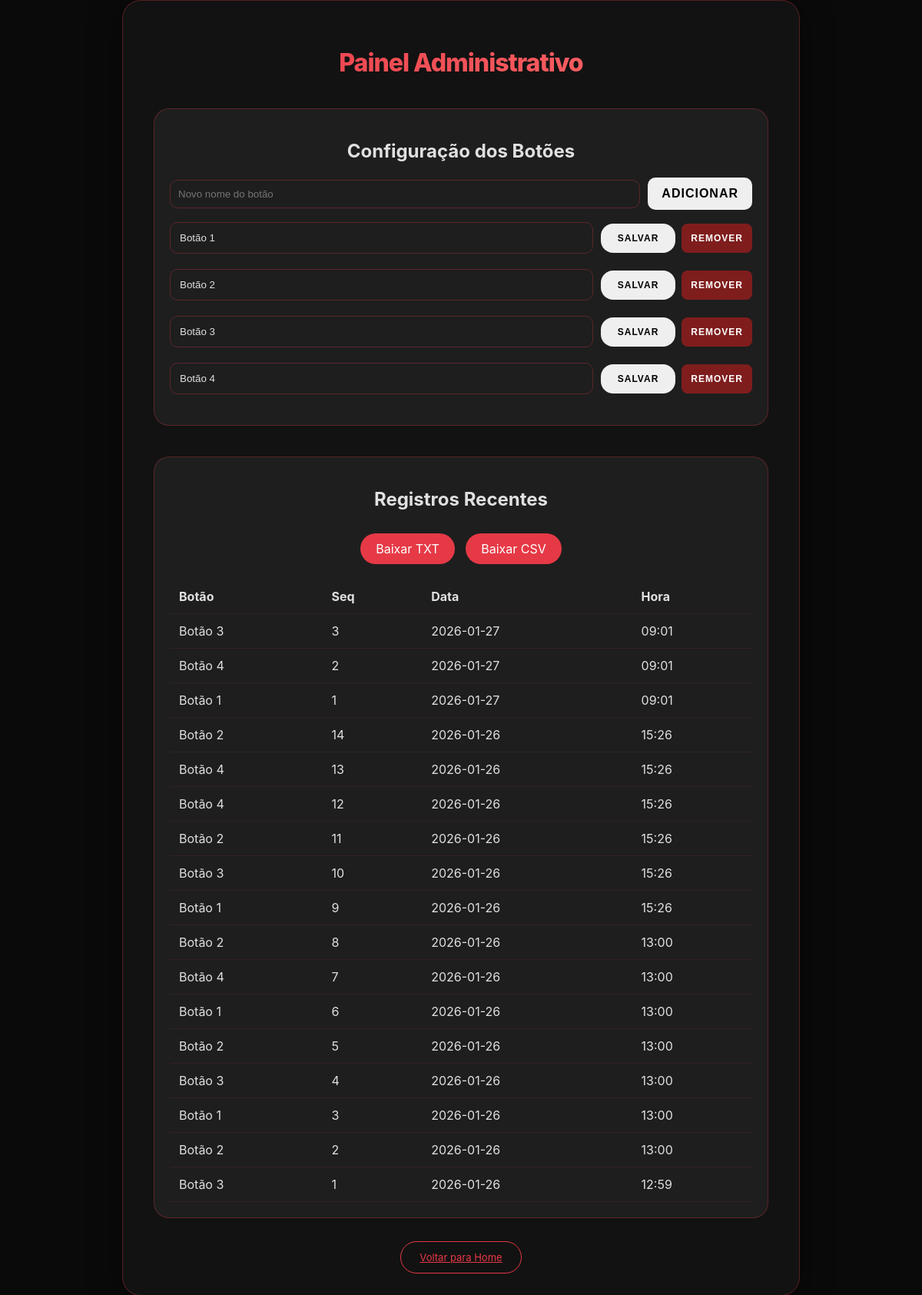
/admin, run on an earlier commit of the app's database.
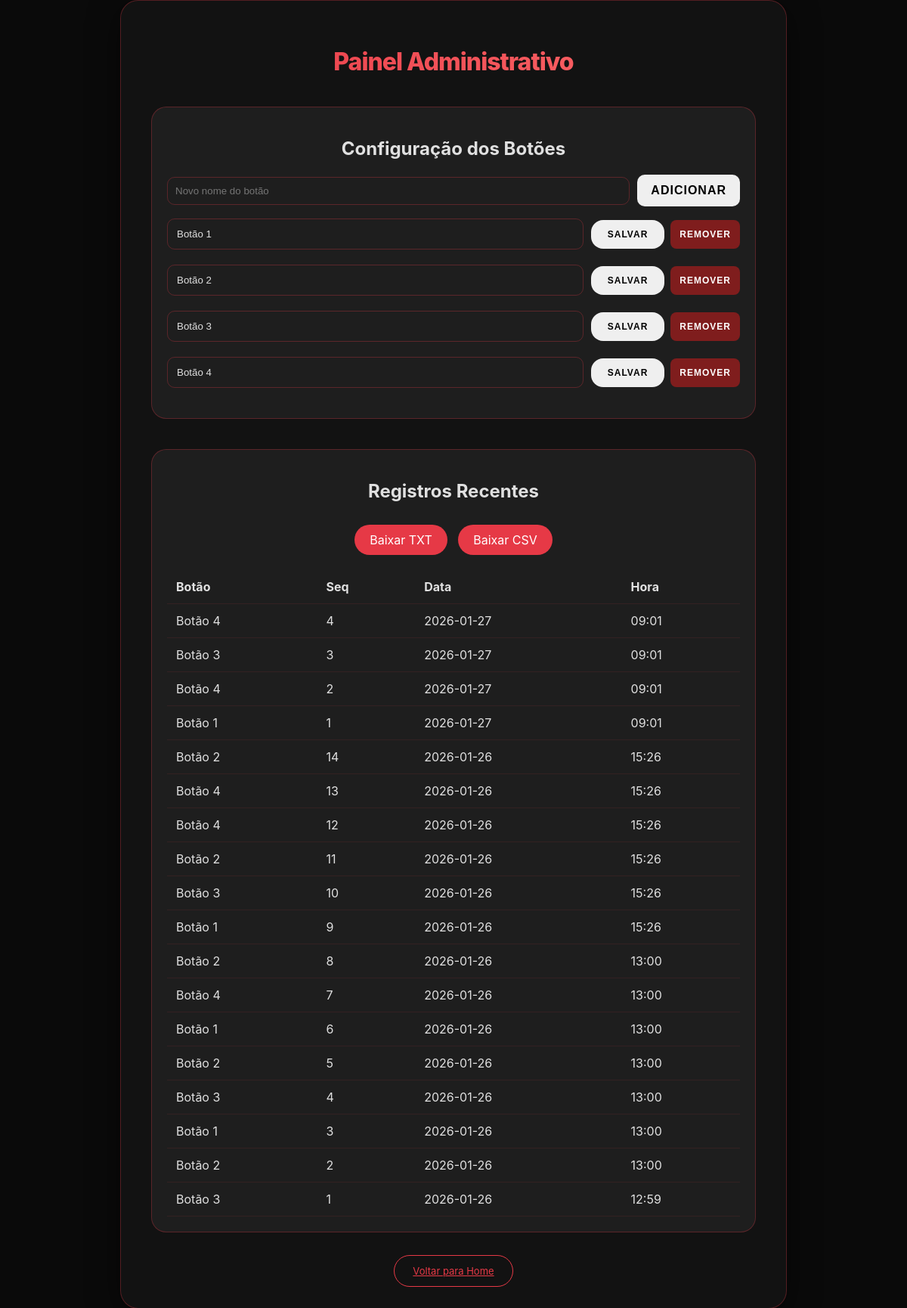
And on a later commit of the database.
### tables this page shows
CREATE TABLE botoes (
            id INTEGER PRIMARY KEY,
            nome TEXT
        );

CREATE TABLE cliques (
            id INTEGER PRIMARY KEY AUTOINCREMENT,
            botao TEXT,
            sequencial INTEGER,
            data TEXT,
            hora TEXT
        );

### app.py (the view)
@app.route('/admin')
def admin():
    conn = sqlite3.connect(DB_PATH)
    c = conn.cursor()
    c.execute("SELECT id, nome FROM botoes ORDER BY id")
    botoes = c.fetchall()
    c.execute("SELECT botao, sequencial, data, hora FROM cliques ORDER BY id DESC LIMIT 50")
    cliques = c.fetchall()
    conn.close()
    return render_template('admin.html', botoes=botoes, cliques=cliques)

### templates/admin.html (shortened to what this page needs)
<!DOCTYPE html>
<html lang="pt">
<head>
    <link rel="stylesheet" href="{{ url_for('static', filename='style.css') }}">
</head>
<body class="dark-mode">
    <div class="container" style="max-width: 800px;">
        <h1>Painel Administrativo</h1>
        <div class="admin-section">
            <h2>Configuração dos Botões</h2>
            <div style="display:flex; gap:10px; margin-bottom:16px; align-items:center;">
                <input type="text" id="new-button-name" placeholder="Novo nome do botão" style="flex:1; padding:10px; border-radius:10px; border:1px solid var(--border-vermelho); background:transparent; color:inherit;">
                <button onclick="addButton()" style="padding:10px 16px; border-radius:10px;">Adicionar</button>
            </div>
            {% for btn in botoes %}
            <div class="config-grid">
                <input type="text" id="name-{{ btn[0] }}" value="{{ btn[1] }}">
                <div style="display:flex; gap:8px; align-items:center;">
                    <button onclick="updateButton({{ btn[0] }})" style="padding: 10px 20px; font-size: 12px;">Salvar</button>
                    <button onclick="deleteButton({{ btn[0] }})" style="padding: 10px; font-size: 12px; background:#7f1d1d; color:white; border-radius:8px;">Remover</button>
                </div>
            </div>
            {% endfor %}
        </div>
        <div class="admin-section">
            <h2>Registros Recentes</h2>
            <a href="/admin/export" class="export-btn">Baixar TXT</a>
            <a href="/admin/export_csv" class="export-btn" style="margin-left:10px">Baixar CSV</a>
            <div class="table-container">
                <table>
                    <thead>
                        <tr>
                            <th>Botão</th>
                            <th>Seq</th>
                            <th>Data</th>
                            <th>Hora</th>
                        </tr>
                    </thead>
                    <tbody>
                        {% for log in cliques %}
                        <tr>
                            <td>{{ log[0] }}</td>
                            <td>{{ log[1] }}</td>
                            <td>{{ log[2] }}</td>
                            <td>{{ log[3] }}</td>
                        </tr>
                        {% endfor %}
                    </tbody>
                </table>
            </div>
        </div>
        <a href="/" id="toggleMode">Voltar para Home</a>
    </div>
</body>
</html>

### static/style.css (style rules this page uses)
:root { --preto: #0a0a0a; --branco: #ffffff; --vermelho-primario: #e63946; --vermelho-hover: #c1121f; --cinza-dark: #121212; --cinza-light: #f8f9fa; --texto-dark: #e0e0e0; --texto-light: #2d3436; --shadow-light: 0 10px 30px rgba(230, 57, 70, 0.1); --shadow-dark: 0 10px 40px rgba(0, 0, 0, 0.5); --border-vermelho: rgba(230, 57, 70, 0.3); }
body { margin: 0; font-family: 'Inter', 'Segoe UI', system-ui, -apple-system, sans-serif; transition: background-color 0.4s cubic-bezier(0.4, 0, 0.2, 1), color 0.4s; display: flex; justify-content: center; align-items: center; min-height: 100vh; overflow: hidden; }
.container { max-width: 500px; width: 90%; padding: 40px; border-radius: 24px; text-align: center; position: relative; z-index: 1; border: 1px solid var(--border-vermelho); }
h1 { margin-bottom: 40px; font-weight: 800; letter-spacing: -1px; background: linear-gradient(135deg, var(--vermelho-primario), #ff6b6b); -webkit-background-clip: text; -webkit-text-fill-color: transparent; }
button { padding: 24px; font-size: 16px; font-weight: 700; cursor: pointer; border: 2px solid transparent; border-radius: 16px; transition: all 0.3s cubic-bezier(0.4, 0, 0.2, 1); text-transform: uppercase; letter-spacing: 1px; }
body.dark-mode { background-color: var(--preto); color: var(--texto-dark); }
body.dark-mode .container { background-color: var(--cinza-dark); box-shadow: var(--shadow-dark); }
#toggleMode { margin-top: 30px; padding: 12px 24px; font-size: 13px; background: transparent; border: 1.5px solid var(--vermelho-primario); color: var(--vermelho-primario); box-shadow: none; border-radius: 30px; }

### templates/admin.html (style rules this page uses)
.admin-section { margin-bottom: 40px; background: rgba(255, 255, 255, 0.05); padding: 20px; border-radius: 20px; border: 1px solid var(--border-vermelho); }
.config-grid { display: grid; grid-template-columns: 1fr auto; gap: 10px; align-items: center; margin-bottom: 20px; }
input[type="text"] { padding: 12px; border-radius: 10px; border: 1px solid var(--border-vermelho); background: transparent; color: inherit; }
.table-container { overflow-x: auto; margin-top: 20px; }
table { width: 100%; border-collapse: collapse; text-align: left; }
th, td { padding: 12px; border-bottom: 1px solid rgba(230, 57, 70, 0.1); }
.export-btn { background: var(--vermelho-primario); color: white; padding: 10px 20px; border-radius: 30px; text-decoration: none; display: inline-block; margin-top: 10px; }

What changed in the data, as far as the page shows it:
added cliques: botao "Botão 4", sequencial "4", data "2026-01-27", hora "09:01"
